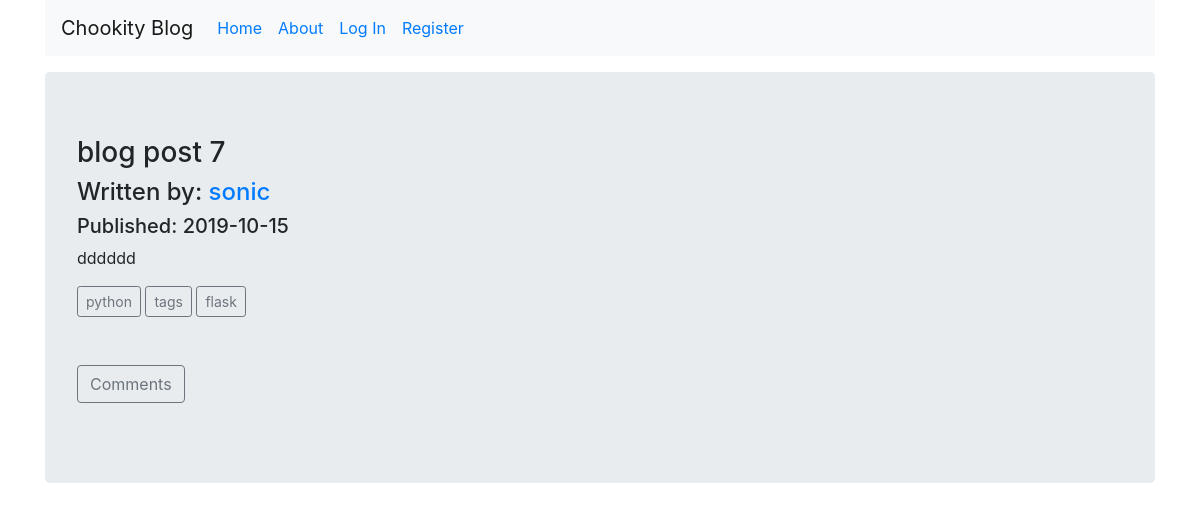
Page /post/blog-post-7 on the committed database.
### companyblog/models.py (models this page shows, shortened)
class BlogPost(db.Model):
    __tablename__ = 'blogpost'
    users = db.relationship(User)
    id = db.Column(db.Integer,primary_key=True)
    user_id = db.Column(db.Integer, db.ForeignKey('users.id'), nullable=False)
    comments = db.relationship('Comment', backref='post', lazy=True)
    date = db.Column(db.DateTime, nullable=False, default=datetime.utcnow)
    title = db.Column(db.String(140),nullable=False, unique=True)
    text = db.Column(db.Text,nullable=False)
    slug = db.Column(db.String(140), nullable=False)
    tags = db.relationship(
        'Tag', secondary=post_tag,
        backref=db.backref('posts', lazy='dynamic'), lazy='dynamic'
    )

class User(db.Model, UserMixin):
    __tablename__ = 'users'
    id = db.Column(db.Integer, primary_key=True)
    profile_image = db.Column(db.String(20), nullable=False, default='default_profile.png')
    email = db.Column(db.String(64), unique=True, index=True)
    username = db.Column(db.String(64),unique=True, index=True)
    password_hash = db.Column(db.String(128))
    posts = db.relationship('BlogPost', backref='author', lazy=True)
    comments = db.relationship('Comment', backref='author', lazy=True)

class Tag(db.Model):
    id = db.Column(db.Integer,primary_key=True)
    tag = db.Column(db.String(64), nullable=False, unique=True)

### companyblog/blog_posts/views.py (the view, shortened to what this page needs)
@blog_posts.route('/post/<slug>', methods=['GET', 'POST'])
def view_post(slug):
    blog_post = BlogPost.query.filter_by(slug=slug).first_or_404()
    page = request.args.get("page", 1, type=int)
    comments = Comment.query.filter(Comment.post_id == blog_post.id).order_by(
        Comment.timestamp.desc()).paginate(page, app.config['POSTS_PER_PAGE'], False)
    form = CommentForm()
    return render_template('view_post.html', post=blog_post, comments=comments, form=form)

### companyblog/templates/view_post.html (shortened to what this page needs)
{% extends "base.html" %}
{% block content %}
<div class="jumbotron">
    <h3>{{post.title}}</h3>
    <h4>Written by: <a href="{{url_for('users.user_posts', username=post.author.username)}}">{{post.author.username}}</a></h4>
    <h5>Published: {{post.date.strftime('%Y-%m-%d')}}</h5>
    <p>{{post.text}}</p>
    <div >
        {% for tag in post.tags %}
          <a href="{{url_for('blog_posts.posts_by_tag', tag=tag.tag)}}" class="btn btn-outline-secondary btn-sm">{{ tag.tag }}</a>
        {% endfor %}
    </div>
    <br>
    <br>
    <p>
        <a class="btn btn-outline-secondary" data-toggle="collapse" href="#collapseExample" role="button" aria-expanded="false" aria-controls="collapseExample">
          Comments
        </a>
    </p>
</div>
{% endblock %}

### rows in the picture
BlogPost: title "blog post 7", date "2019-10-15", text "dddddd"
User: author.username "sonic"
Tag: tag "python"
Tag: tag "tags"
Tag: tag "flask"
